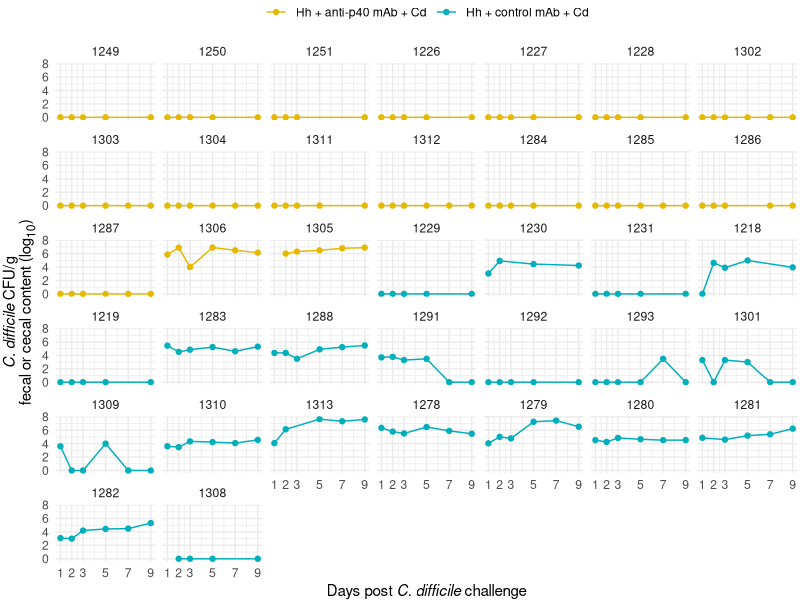
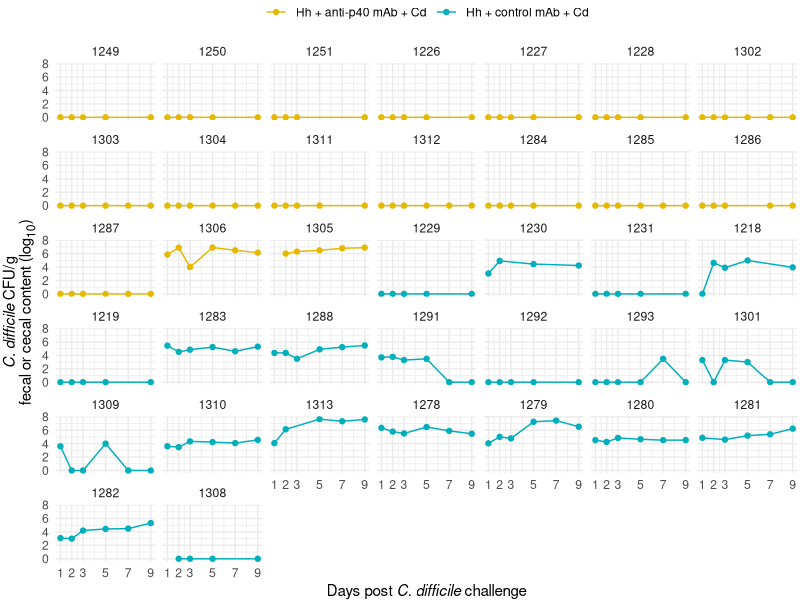

Here is the R script that generated these plots, in order:
library(ggtext)
library(here)
library(tidyverse)

dat <- read_csv(here('data', 'cfu_meta_filtered.csv')) %>%
    filter(treatment != "No_treatment_controls (sterile broth + water + mAb vehicle)")

# COLORS
# No treatment: #99004C
# Hh + control mAb + Cd: #00AFBB
# Hh + anti-p40 mAb + Cd: #E7B800

treatment_colors <- c("#00AFBB", "#E7B800")
names(treatment_colors) <- c("Hh + control mAb + Cd", "Hh + anti-p40 mAb + Cd")

mouse_order <- dat %>%
    arrange(by = 'treatment') %>%
    pull(mouse) %>%
    unique()

yrange <- c(0,2,4,6,8)

dat %>%
    mutate(mouse = factor(mouse, levels = mouse_order)) %>%
    mutate(treatment = case_when(
        treatment == "HhWT + VPI spores + anti-p40" ~ "Hh + anti-p40 mAb + Cd",
        treatment == "HhWT + VPI spores + control mAb" ~ "Hh + control mAb + Cd",
        treatment == "No_treatment_controls (sterile broth + water + mAb vehicle)" ~ "No treatment",
        TRUE ~ NA_character_
    )) %>%
    ggplot(aes(x = day, y = cfu, color = treatment)) +
    geom_line() +
    geom_point() +
    facet_wrap("mouse") +
    scale_color_manual(values = treatment_colors) +
    scale_x_continuous(breaks = c(1,2,3,5,7,9)) +
    scale_y_log10(breaks = 10^yrange,
                  labels = yrange) +
    labs(x = "Days post *C. difficile* challenge",
         y = "*C. difficile* CFU/g<br>fecal or cecal content (log<sub>10</sub>)"
         ) +
    theme_minimal() +
    theme(legend.position = 'top',
          legend.title = element_blank(),
          axis.title.x = element_markdown(),
          axis.title.y = element_markdown(),
          legend.box.margin = margin(t = 0, r = 0, b = 0, l = 0, unit = "pt"),
          legend.margin = margin(t = 0, r = 0, b = 0, l = 0, unit = "pt"),
          plot.margin = margin(t = 0, r = 2, b = 0, l = 2, unit = "pt"))

ggsave(here('figures','FigureS6.pdf'),
       device = 'pdf', width = 6.875, height = 9.0625)
